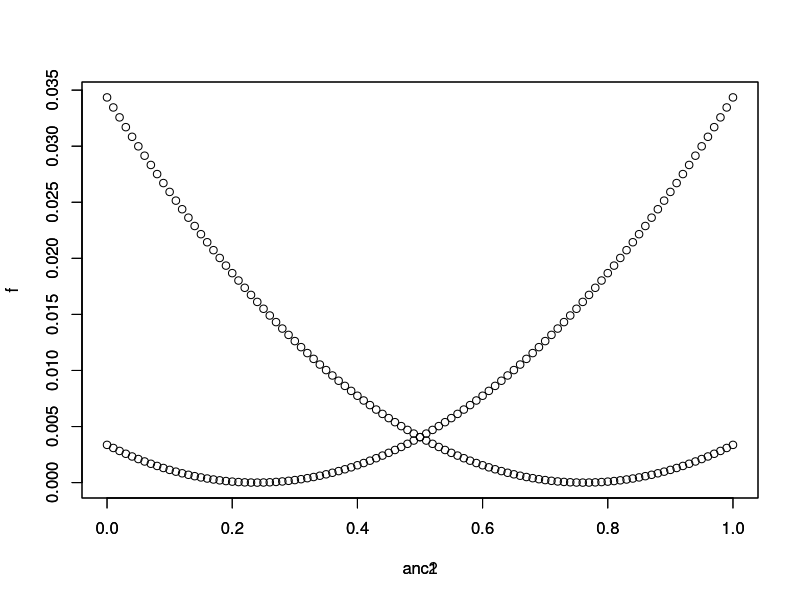

Write R code to recreate this figure. (Note: this script raises an error after producing the figure.)
#Part 1 - Top Half of page

#Create Uniform Distribution Values
M= 1000000

a <- runif( M, min= 0, max=.6 )
b <- runif( M, min = .2, max=.5 )
c <- runif( M, min= 0, max=.5 )

head(a)
min(a)
max(a)

######The Objective function the Generative Model. From the slideshow.
###### Taking the observed probability - expected probability from the gnomAD
objfunc <- function(x)
{
  sum((a*x[1]+b*x[2] - c)^2)
}

#####These are the 2 possible ancestries, 30% from pop1 70% from pop2
xt <- c(.3, .7)

head(a*xt[1]+b*xt[2] -c)

objfunc(xt)

#####[1]  34408.7
#####Same as Jordan's, i just have no idea really what this means.



#Gradient of the Objective Function
gradientfun <- function(x)
{
  c( sum( 2*a*(a*x[1]+ b*x[2]-c)), sum(2*b*(a*x[1]+b*x[2]-c)) )
  
}
gradientfun(xt)
#69026.77 70032.76
#Same as Jordan's

####So the a,b,c are drawn from the gnomAD and basically just plug and chug.####

###Part 2 - Bottom Half of Page
###For two ancestries, one SNP, we have an analytic solution given by

####x^N = (\frac{c-b}{a-b} ,  \frac{a-c}{a-b})

xn <- c( ( (c-b)/(a-b) ),( (a-c) / (a-b)) )

head(xn)
head(a)
head(b)
head(c)

c[1]-b[1]
#0.08234326
a[1]-b[1]
# -0.1520188




objfunc(xn)
#[1] 95837.1

gradientfun(xn)

#####Making an array of ancester values from 0% - 100% for the 2 ancestries
anc1 <- seq(0,1, by = .01)
anc2 <- 1-anc1

#####Combining ancestry stuff created above into 1, to use with the objfunction
#####from above

anccomb<-data.frame(anc1,anc2)

##### Start Time for the loop
start <- Sys.time()
#####Grid Search For Loop
f <- c()
forloop <- c(seq(1,101))
for (i in forloop)
{
f<-c( f, objfunc(anccomb[i,]))
}
end <- Sys.time()

end-start
### 0.2959211 secs
### Looking at jordan's code I don't know if that's seconds or...? Either way
### The 2 ancestry grid search doesn't really take that much time
### as is expected. I would imagine 3 ancesters would take...... make 5 secs
### it's just an order of magnitude/dimension increased yeah?


#####Creates a parabolic shape with a clear minimum. 
plot(anc1,f)
par(new=TRUE)
plot(anc2,f)

####Creates a plot that is pretty much identical to the one Jordan Made

#####Determining which value gives the minimum value.
anccomb(which(f == min(f)))



